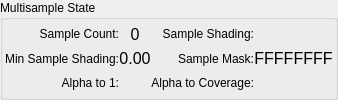
          <widget class="QGroupBox" name="MSAAGroup">
           <property name="title">
            <string>Multisample State</string>
           </property>
           <layout class="QGridLayout" name="MSAAGridLayout">
            <property name="leftMargin">
             <number>2</number>
            </property>
            <property name="topMargin">
             <number>2</number>
            </property>
            <property name="rightMargin">
             <number>2</number>
            </property>
            <property name="bottomMargin">
             <number>2</number>
            </property>
            <property name="spacing">
             <number>0</number>
            </property>
            <item row="0" column="0">
             <widget class="QLabel" name="sampleCountLabel">
              <property name="text">
               <string>Sample Count:</string>
              </property>
              <property name="alignment">
               <set>Qt::AlignRight|Qt::AlignTrailing|Qt::AlignVCenter</set>
              </property>
              <property name="wordWrap">
               <bool>true</bool>
              </property>
             </widget>
            </item>
            <item row="0" column="1">
             <widget class="QLabel" name="sampleCount">
              <property name="font">
               <font>
                <pointsize>12</pointsize>
               </font>
              </property>
              <property name="text">
               <string>0</string>
              </property>
              <property name="alignment">
               <set>Qt::AlignCenter</set>
              </property>
              <property name="margin">
               <number>4</number>
              </property>
             </widget>
            </item>
            <item row="0" column="2">
             <widget class="QLabel" name="sampleShadingLabel">
              <property name="text">
               <string>Sample Shading:</string>
              </property>
              <property name="alignment">
               <set>Qt::AlignRight|Qt::AlignTrailing|Qt::AlignVCenter</set>
              </property>
              <property name="wordWrap">
               <bool>true</bool>
              </property>
             </widget>
            </item>
            <item row="0" column="3">
             <widget class="QLabel" name="sampleShading">
              <property name="text">
               <string/>
              </property>
              <property name="rdIcon" stdset="0">
               <string>cross</string>
              </property>
              <property name="alignment">
               <set>Qt::AlignCenter</set>
              </property>
              <property name="margin">
               <number>4</number>
              </property>
             </widget>
            </item>
            <item row="1" column="0">
             <widget class="QLabel" name="minSampleShadingLabel">
              <property name="text">
               <string>Min Sample Shading:</string>
              </property>
              <property name="alignment">
               <set>Qt::AlignRight|Qt::AlignTrailing|Qt::AlignVCenter</set>
              </property>
              <property name="wordWrap">
               <bool>true</bool>
              </property>
             </widget>
            </item>
            <item row="1" column="1">
             <widget class="QLabel" name="minSampleShading">
              <property name="font">
               <font>
                <pointsize>12</pointsize>
               </font>
              </property>
              <property name="text">
               <string>0.00</string>
              </property>
              <property name="alignment">
               <set>Qt::AlignCenter</set>
              </property>
              <property name="margin">
               <number>4</number>
              </property>
             </widget>
            </item>
            <item row="1" column="2">
             <widget class="QLabel" name="sampleMaskLabel">
              <property name="text">
               <string>Sample Mask:</string>
              </property>
              <property name="alignment">
               <set>Qt::AlignRight|Qt::AlignTrailing|Qt::AlignVCenter</set>
              </property>
              <property name="wordWrap">
               <bool>true</bool>
              </property>
             </widget>
            </item>
            <item row="1" column="3">
             <widget class="QLabel" name="sampleMask">
              <property name="font">
               <font>
                <pointsize>12</pointsize>
               </font>
              </property>
              <property name="text">
               <string>FFFFFFFF</string>
              </property>
              <property name="alignment">
               <set>Qt::AlignCenter</set>
              </property>
              <property name="margin">
               <number>4</number>
              </property>
             </widget>
            </item>
            <item row="1" column="4">
             <spacer name="MSAAHSpacer">
              <property name="orientation">
               <enum>Qt::Horizontal</enum>
              </property>
              <property name="sizeType">
               <enum>QSizePolicy::MinimumExpanding</enum>
              </property>
              <property name="sizeHint" stdset="0">
               <size>
                <width>0</width>
                <height>0</height>
               </size>
              </property>
             </spacer>
            </item>
            <item row="2" column="0">
             <widget class="QLabel" name="alphaToOneLabel">
              <property name="text">
               <string>Alpha to 1:</string>
              </property>
              <property name="alignment">
               <set>Qt::AlignRight|Qt::AlignTrailing|Qt::AlignVCenter</set>
              </property>
              <property name="wordWrap">
               <bool>true</bool>
              </property>
             </widget>
            </item>
            <item row="2" column="1">
             <widget class="QLabel" name="alphaToOne">
              <property name="rdIcon" stdset="0">
               <string>cross</string>
              </property>
              <property name="alignment">
               <set>Qt::AlignCenter</set>
              </property>
              <property name="margin">
               <number>4</number>
              </property>
             </widget>
            </item>
            <item row="2" column="2">
             <widget class="QLabel" name="alphaToCoverageLabel">
              <property name="text">
               <string>Alpha to Coverage:</string>
              </property>
              <property name="alignment">
               <set>Qt::AlignRight|Qt::AlignTrailing|Qt::AlignVCenter</set>
              </property>
              <property name="wordWrap">
               <bool>true</bool>
              </property>
             </widget>
            </item>
            <item row="2" column="3">
             <widget class="QLabel" name="alphaToCoverage">
              <property name="rdIcon" stdset="0">
               <string>cross</string>
              </property>
              <property name="alignment">
               <set>Qt::AlignCenter</set>
              </property>
              <property name="margin">
               <number>4</number>
              </property>
             </widget>
            </item>
           </layout>
          </widget>
